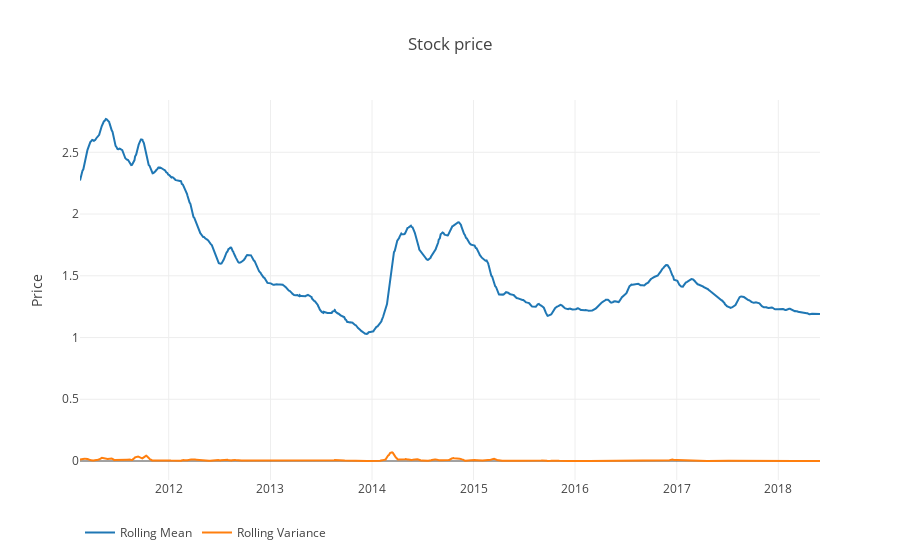

The notebook cell saved with this chart:
### Markdown cell above
### Stationarity tests

### Code cell
ts = df_adj['Close']

rolling_stats = da.roll_stats(ts=ts, window=30)
da.plotscatter(rolling_stats)
da.tsplot(ts, lags=30)

### Figure 1 — Plotly figure (JSON) as saved in the notebook; plotly's stock layout.template omitted (floating-point values rounded to 4 significant figures; data arrays with more than 128 entries replaced by an {"elided": "..."} marker saying what was removed)
{"data": [{"name": "Rolling Mean", "type": "scatter", "x": {"elided": "1803 str values"}, "y": {"elided": "1803 float values"}}, {"name": "Rolling Variance", "type": "scatter", "x": {"elided": "1803 str values"}, "y": {"elided": "1803 float values"}}], "layout": {"legend": {"orientation": "h"}, "title": "Stock price", "yaxis": {"title": "Price"}}}
